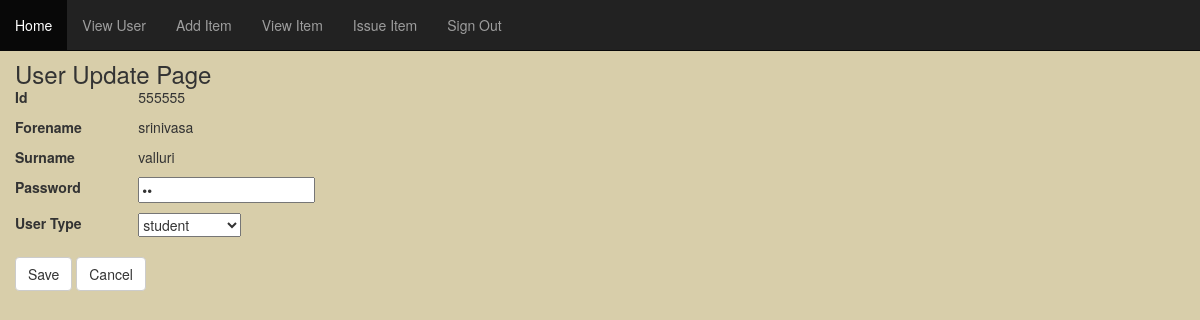
Page /saveUser.php?id=555555 on the committed database.
### tables this page shows
CREATE TABLE IF NOT EXISTS `user` (
  `id` varchar(50) NOT NULL,
  `forename` varchar(50) NOT NULL,
  `surname` varchar(50) NOT NULL,
  `email` varchar(50) NOT NULL,
  `password` varchar(50) NOT NULL,
  `usertypeId` int(11) NOT NULL,
  PRIMARY KEY (`id`),
  KEY `usertypeId` (`usertypeId`)
);

CREATE TABLE IF NOT EXISTS `usertype` (
  `typeId` int(11) NOT NULL AUTO_INCREMENT,
  `type` varchar(50) NOT NULL,
  PRIMARY KEY (`typeId`)
);

### saveUser.php (the view, shortened to what this page needs)
<?php
include("adminHome.php");
 	echo $id = $_GET['id'];
try
{
$result = mysql_query("SELECT * FROM user where id='$id'");
}
catch(mysqlException $e)
{
	{
	die("Data could not be read" . mysql_error());
	}
}
?>
<!DOCTYPE html
	PUBLIC "-//W3C//DTD XHTML 1.0 Strict//EN"
	"http://www.w3.org/TR/xhtml1/DTD/xhtml1-strict.dtd">
<html xmlns="http://www.w3.org/1999/xhtml" xml:lang="en" lang="en">
	<head>
	<link href="styles/css/bootstrap.css" rel="stylesheet">
<link href="styles/css/bootstrap.min.css" rel="stylesheet">
<link href="styles/css/style.css" rel="stylesheet">
 	</head>
	<body>
 	<?php
 	$row = mysql_fetch_array($result);
	echo "<h3><div class='col-xs-12'>"."User Update Page"."</h3></div>";
	echo "<form action=updateUser.php method='post'>";
	echo "<div class='container'>";
	echo "<div class='row'>";
 		echo "<div class='col-xs-12 col-sm-4 col-md-4'>";
echo "<div class='form-group'>";
echo "<label for='userId' class='col-xs-4 control-label'>Id</label>";
echo "<div class='col-xs-8'>";
	echo "<p>".$row['id']."</p>";
 	echo "</div>";
    echo  "</div>";
 	echo "<div class='form-group'>";
 	echo "<label for='forename' class='col-xs-4 control-label'>Forename</label>";
 	echo "<div class='col-xs-8'>";
 	echo "<p>".$row['forename']."</p>";
 	echo "</div>";
    echo  "</div>";
 	echo "<div class='form-group'>";
 	echo "<label for='surname' class='col-xs-4 control-label'>Surname</label>";
 	echo "<div class='col-xs-8'>";
 	echo "<p>".$row['surname']."</p>";
 	echo "</div>";
    echo  "</div>";
 	echo "<div class='form-group'>";
 	echo "<label for='password' class='col-xs-4 control-label'>Password</label>";
 	echo "<div class='col-xs-8'>";
 	echo "<p><input type=password name=password value=".$row['password']."></p>";
 	echo "</div>";
    echo  "</div>";
 	echo "<div class='form-group'>";
	echo "<label for='loginType' class='col-xs-4 control-label'>User Type</label>";
 	echo "<div class='col-xs-8'>";
 	?>
 	<?php echo "<td>" ."<select name=loginType id='loginType'>";
     $s="select typeId,type from usertype";
	$q=mysql_query($s) or die($s);
while($rw=mysql_fetch_array($q))
{
	?>
<option value="<?php echo $rw['typeId'] ?>"<?php if($row['usertypeId']==$rw['typeId']) echo 'selected=selected'?>><?php echo $rw['type'] ?></option>
<?php }
echo "</select>". "</td><br /><br />";
echo "</div>";
echo  "</div>";
 	echo "<div class='form-group'>";
    echo "<div class='col-xs-offset-0 col-xs-10'>";
   echo "<button type='submit' id='saveButton' class=\"btn btn-default\">Save</button>&nbsp";
 	echo "<a class=\"btn btn-default\" id='cancel' class='cancel' href=\"viewUser.php \">Cancel</a>";
echo "</div>";
echo  "</div>";
echo "</div>";
echo  "</div>";
echo  "</div>";
?>

### styles/css/style.css (style rules this page uses)
body { background: #D8CEAA; }
.container { margin:0; padding:0; }
h3 { margin-top:40px; }

### rows in the picture
user: id "555555", forename "srinivasa", surname "valluri", loginType "student"
